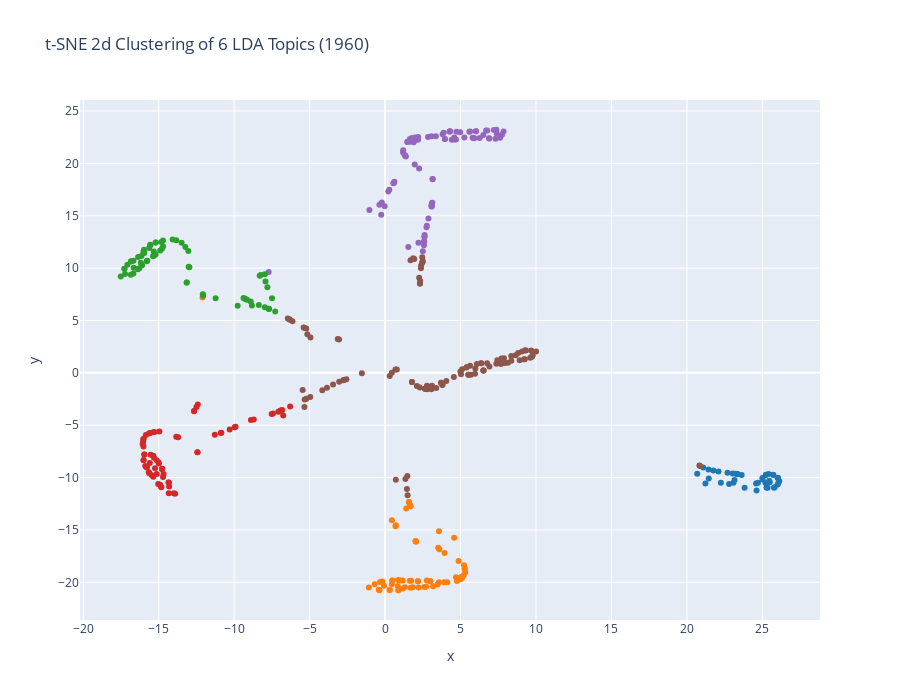

Write notebook code for a chart like this one.
### Code cell
ngram_model.plot_tsne(2)

### Figure 1 — Plotly figure (JSON) as saved in the notebook; plotly's stock layout.template omitted (floating-point values rounded to 4 significant figures; data arrays with more than 128 entries replaced by an {"elided": "..."} marker saying what was removed)
{"data": [{"customdata": {"elided": "437x2 str values"}, "hovertemplate": "title: %{customdata[0]}<br>artist: %{customdata[1]}<br>x: %{x}y: %{y}", "marker": {"color": {"elided": "437 str values"}}, "mode": "markers", "name": "Tsne 2d: 1960", "type": "scatter", "x": {"elided": "437 float values"}, "y": {"elided": "437 float values"}}], "layout": {"autosize": false, "height": 700, "title": {"text": "t-SNE 2d Clustering of 6 LDA Topics (1960)"}, "width": 900, "xaxis": {"title": {"text": "x"}}, "yaxis": {"title": {"text": "y"}}}}
